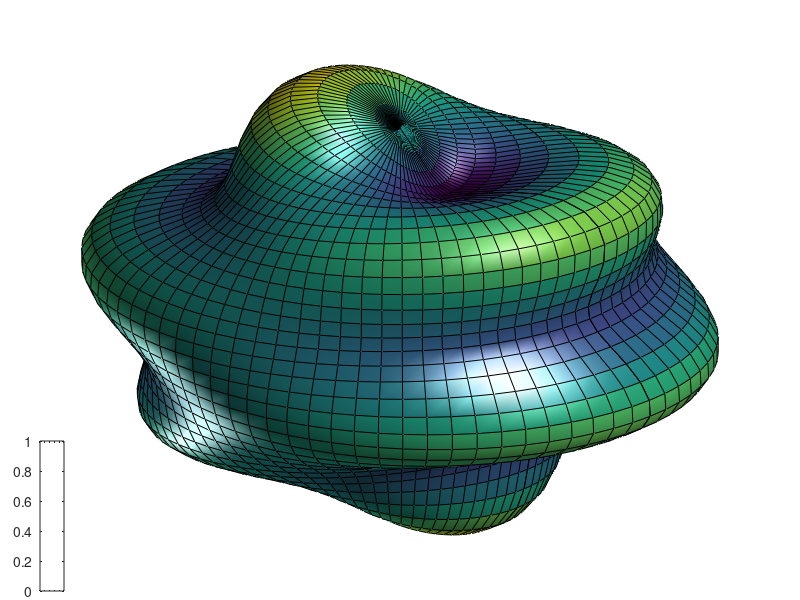

This chart was generated by the following MATLAB code: (Note: this script raises an error after producing the figure.)
function []=shplot
%SHPLOT plot a spherical harmonic based on example found at
% http://www.mathworks.com/examples/matlab/1226-animating-a-surface
	l=6; % degree
	m=1; % order

	% visual appearance
	bump_height=0.25;
	ref_sphere=1.0;
	colormap('default')

	tt=linspace(0,pi,41);
	pp=linspace(0,2*pi,81);

	[phi,theta]=meshgrid(pp,tt); % define the mesh

	Yl=legendre(l,cos(tt)); % [Y_l^0; Y_l^1; Y_l^2; ... ; Y_l^l]
	Ylm=Yl(m+1,:)'; % pull out Y_l^m (evaluated on theta vector tt)

	% unnormalized spherical harmonic evalated on the mesh
	YLM=kron(ones(size(pp)),Ylm).*cos(m*phi);

	maxYLM=max(max(abs(YLM)));
	YLM=YLM/maxYLM; % normalize entries to interval [-1.0,1.0]

	% make radius<=1 an affine mapping of the spherical harmonic
	radius=abs(ref_sphere + bump_height*YLM)/(ref_sphere+bump_height);

	% convert to 3D Cartesian mesh
	rsint=radius.*sin(theta);
	x=rsint.*cos(phi);
	y=rsint.*sin(phi);
	z=radius.*cos(theta);
	
	% set up for cropping to square image
	subplot('position',[-0.15 -0.15 1.3 1.3]);
	s=surf(x,y,z,YLM); % last argument determines colormap
	set(s,'LineWidth',0.1); % for finer lines in printing/png
	%set(s,'edgecolor','none');

	light; lightangle(260,-45) % add 2 lights
	lighting gouraud % preferred lighting for a curved surface
	view(40,30) % set viewpoint

	maxa=1.0; % max of what radius above can be
	axis([-maxa maxa -maxa maxa -maxa maxa]);
	axis off

	h=colorbar('position',[0.05 0.015 0.03 0.25]);
	set(h,'Ticks',[-1,-0.5,0,0.5,1]);
	set(h,'tickLabelInterpreter','latex');
	set(h,'TickLabels',{'$-1$','$-\frac{1}{2}$','$0$','$\frac{1}{2}$','$1$'});
	set(h,'FontSize',12);
	
	Ylmstr=['$\Re\big(Y_{' num2str(l) '}^{' num2str(m) '}(\theta,\phi)\big)$'];
	text(0.65,0.8,Ylmstr,'FontSize',20,'Units','normalized','Interpreter','latex')
	camzoom(1.15) % zoom into scene

	% output to png file to existing figures directory
	set(gcf,'PaperUnits','inches','PaperPosition',[0 0 6 6]) %150dpi
	saveas(gcf,'figures/shplot','png')

	shg
end
